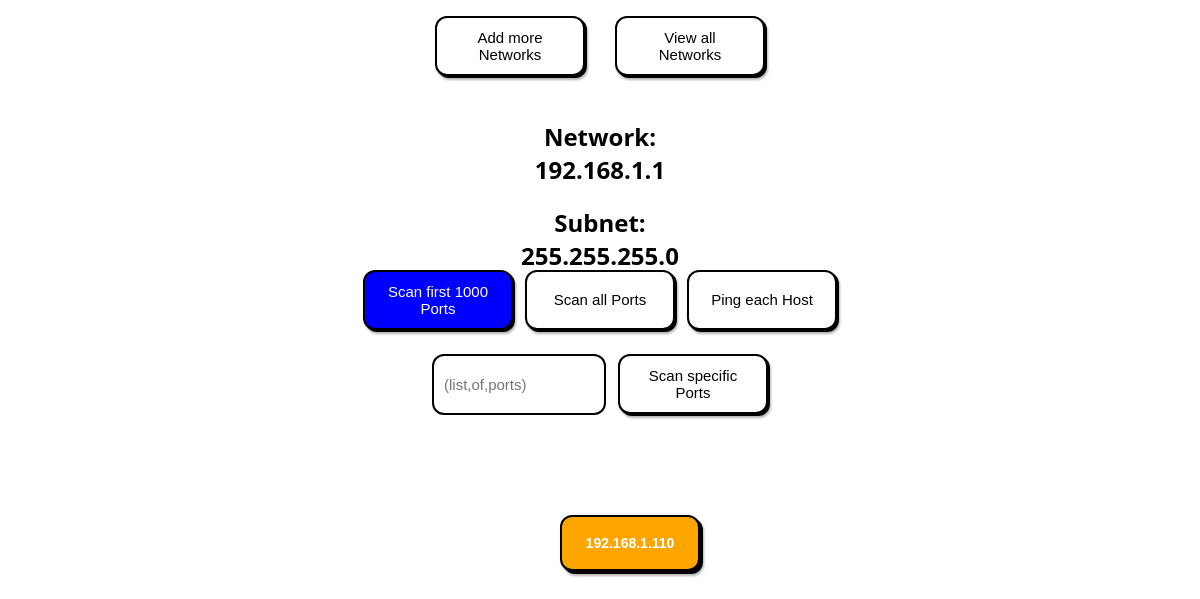
The page /network/1 on the database as committed earlier.
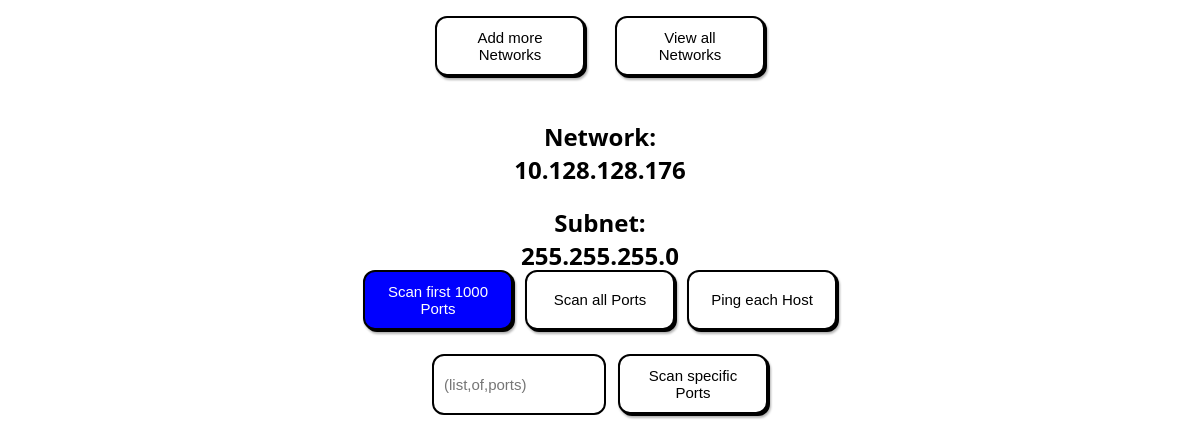
The same page on the database as committed later.
### app/models/network.py (models this page shows)
class Network(db.Model):
    __tablename__ = 'networks'
    id = db.Column(db.Integer, primary_key=True, nullable=False, index=True)
    ip = db.Column(db.String, nullable=False)
    subnet = db.Column(db.String)
    hosts = db.relationship('Host', back_populates='network',
                            cascade='all, delete-orphan')

### app/models/host.py (models this page shows)
class Host(db.Model):
    __tablename__ = 'hosts'
    id = db.Column(db.Integer, primary_key=True, nullable=False, index=True)
    ip = db.Column(db.String, nullable=False) # ip of the host
    network_id = db.Column(db.Integer, db.ForeignKey("networks.id"),
                           nullable=False)
    network = db.relationship('Network', back_populates='hosts')
    ports = db.relationship('Port', back_populates='host',
                            cascade='all, delete-orphan')

### app/routes/network_routes.py (the view)
@network_blueprint.route('/network/<id>')
def serve_network(id):
    id_as_string = validate(str(id)) # validate User-Input
    try:
        network_id = int(id_as_string)
    except ValueError:
        return 'Invalid id', 400
    network = get_network_by_id(network_id)
    if not network:
        return 'Network not found', 404
    return render_template('network.html', network=network)

### app/repositories/network_repository.py (called while the page is built)
def get_network_by_id(id):
    network = Network.query.filter(Network.id == id).first()
    return network

### app/utils.py (called while the page is built)
def validate(text: str):
    output: str = text # make a local instance for changes
    for character in ('"<>|\\&(){}[];:' + "'"):
        if character in output:
            output = output.replace(character, '\\' + character)
    return output

### app/templates/network.html (shortened to what this page needs)
{% extends 'base.html' %}
{% block head %}
<link rel="stylesheet" href="{{ url_for('static', filename='css/network.css') }}">
{% endblock %}
{% block body %}
<section>
    <article>
        <h1>Network: {{network.ip}}</h1>
        <h2>Subnet: {{network.subnet}}</h2>
    </article>
    <div class="scan_options" id="Scan_Options">
        <button class='primary' onclick="scan('{{network.id}}', '1000')">Scan first 1000 Ports</button>
        <button onclick="scan('{{network.id}}', 'all')">Scan all Ports</button>
        <button onclick="scan('{{network.id}}', 'ping')">Ping each Host</button>
        <input placeholder="(list,of,ports)" id="specific">
        <button onclick="scan('{{network.id}}', 'specific')">Scan specific Ports</button>
    </div>
    <div class="host_list">
        {% for host in network.hosts %}
                <button class="host" onclick="redirect('/host/{{host.id}}')">{{host.ip}}</button>
        {% endfor %}
    </div>
    <br>
    <br>
</section>
{% endblock %}

Rows that differ between the two databases and show on the page:
removed Host: ip "192.168.1.110"
changed Network: ip "192.168.1.1" → "10.128.128.176"
